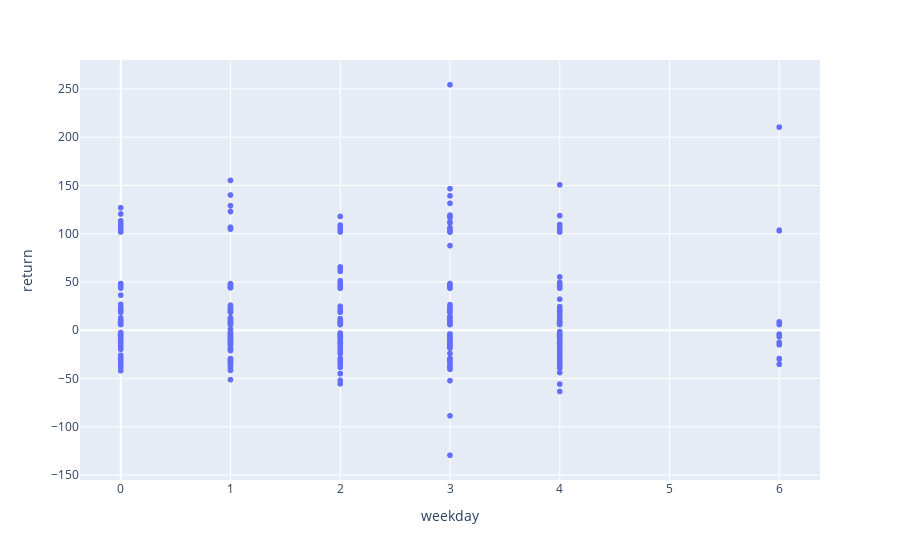

The cell this chart's notebook holds for it:
### Code cell
px.scatter(trades, x = 'weekday', y = 'return')

### Figure 1 — Plotly figure (JSON) as saved in the notebook; plotly's stock layout.template omitted (floating-point values rounded to 4 significant figures; data arrays with more than 128 entries replaced by an {"elided": "..."} marker saying what was removed)
{"data": [{"hovertemplate": "weekday=%{x}<br>return=%{y}<extra></extra>", "legendgroup": "", "marker": {"color": "#636efa", "symbol": "circle"}, "mode": "markers", "name": "", "showlegend": false, "type": "scattergl", "x": {"elided": "2388 int values"}, "xaxis": "x", "y": {"elided": "2388 float values"}, "yaxis": "y"}], "layout": {"legend": {"tracegroupgap": 0}, "margin": {"t": 60}, "xaxis": {"anchor": "y", "domain": [0, 1], "title": {"text": "weekday"}}, "yaxis": {"anchor": "x", "domain": [0, 1], "title": {"text": "return"}}}}
